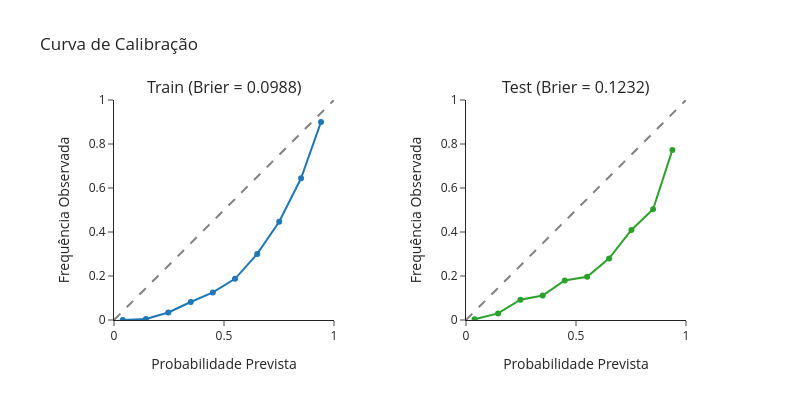

Source (notebook cell):
### Markdown cell above
### Calibração

### Code cell
evaluator.plot_calibration(
    splits=["train",'test']
    )

### Figure 1 — Plotly figure (JSON) as saved in the notebook; plotly's stock layout.template omitted (floating-point values rounded to 4 significant figures)
{"data": [{"mode": "lines+markers", "name": "Modelo", "type": "scatter", "x": [0.03948, 0.1451, 0.2469, 0.3488, 0.4491, 0.5501, 0.651, 0.7508, 0.8503, 0.941], "xaxis": "x", "y": [0.0001427, 0.004223, 0.03399, 0.08189, 0.1251, 0.1871, 0.3005, 0.4463, 0.6441, 0.9003], "yaxis": "y"}, {"line": {"color": "grey", "dash": "dash"}, "mode": "lines", "showlegend": false, "type": "scatter", "x": [0, 1], "xaxis": "x", "y": [0, 1], "yaxis": "y"}, {"mode": "lines+markers", "name": "Modelo", "type": "scatter", "x": [0.03889, 0.1459, 0.2474, 0.3485, 0.4488, 0.5508, 0.6505, 0.7518, 0.8504, 0.9382], "xaxis": "x2", "y": [0.003386, 0.02988, 0.092, 0.1111, 0.1797, 0.1968, 0.2801, 0.4092, 0.5032, 0.7731], "yaxis": "y2"}, {"line": {"color": "grey", "dash": "dash"}, "mode": "lines", "showlegend": false, "type": "scatter", "x": [0, 1], "xaxis": "x2", "y": [0, 1], "yaxis": "y2"}], "layout": {"annotations": [{"font": {"size": 16}, "showarrow": false, "text": "Train (Brier = 0.0988)", "x": 0.225, "xanchor": "center", "xref": "paper", "y": 1, "yanchor": "bottom", "yref": "paper"}, {"font": {"size": 16}, "showarrow": false, "text": "Test (Brier = 0.1232)", "x": 0.775, "xanchor": "center", "xref": "paper", "y": 1, "yanchor": "bottom", "yref": "paper"}], "height": 400, "showlegend": false, "title": {"text": "Curva de Calibração"}, "width": 800, "xaxis": {"anchor": "y", "constrain": "domain", "domain": [0, 0.45], "range": [0, 1], "showgrid": false, "title": {"text": "Probabilidade Prevista"}}, "xaxis2": {"anchor": "y2", "constrain": "domain", "domain": [0.55, 1], "range": [0, 1], "showgrid": false, "title": {"text": "Probabilidade Prevista"}}, "yaxis": {"anchor": "x", "constrain": "domain", "domain": [0, 1], "range": [0, 1], "scaleanchor": "x", "scaleratio": 1, "showgrid": false, "title": {"text": "Frequência Observada"}}, "yaxis2": {"anchor": "x2", "constrain": "domain", "domain": [0, 1], "range": [0, 1], "scaleanchor": "x2", "scaleratio": 1, "showgrid": false, "title": {"text": "Frequência Observada"}}}}
